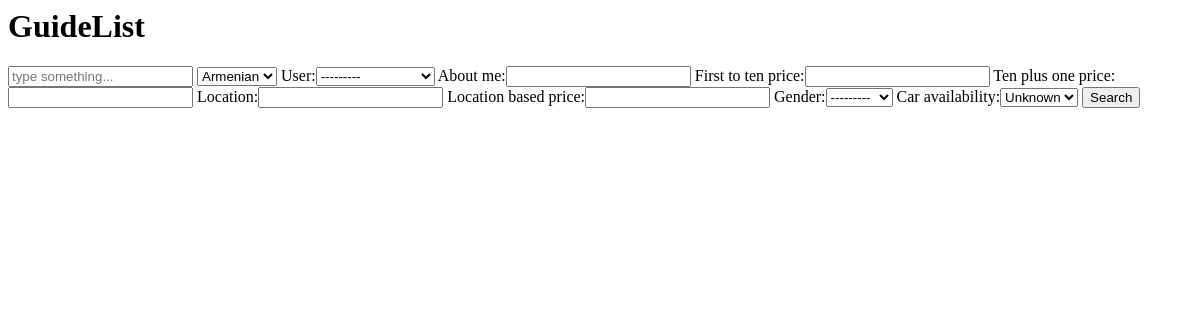
Before: /guide_list with the older database file.
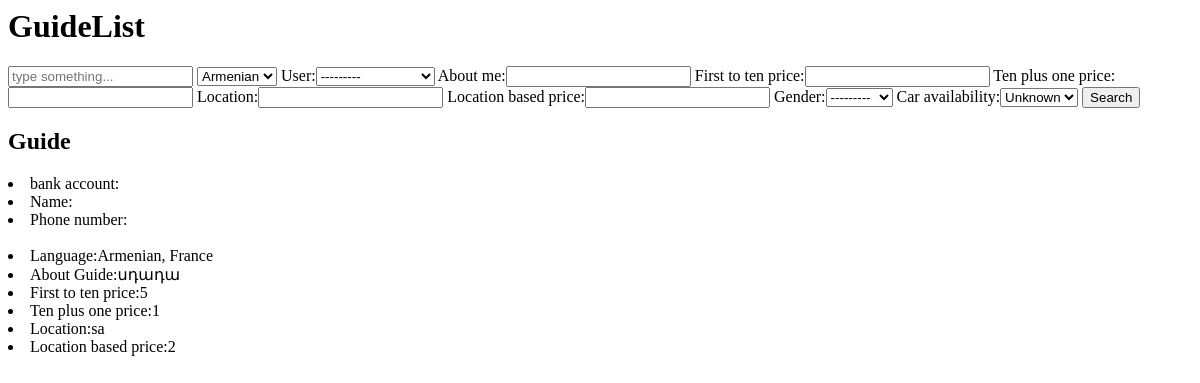
After: the same page with the newer database file.
### users/models.py (models this page shows)
class Guide(models.Model):
    user = models.OneToOneField(settings.AUTH_USER_MODEL,
                                on_delete=models.CASCADE, related_name='guide')
    language = MultiSelectField(_('language'), choices=LANGUAGES_CHOICES)
    about_me = models.CharField(max_length=255)
    first_to_ten_price = models.IntegerField()
    ten_plus_one_price = models.IntegerField()
    location = models.CharField(max_length=255)
    location_based_price = models.IntegerField()
    gender = models.IntegerField(choices=GENDER_CHOICES)
    age = models.IntegerField(choices=AGE_CHOICES)
    car_availability = models.BooleanField(default=False)

### users/views.py (the view)
# urls.py: path('guide_list', views.guide_list, name='guide_list'),
def guide_list(request):
    guides = Guide.objects.all()
    guide_filter = GuideFilter(request.GET, queryset=guides)
    guides = guide_filter.qs
    if request.method == 'GET':
        form = GuideLanguageForm(request.GET)
        if form.is_valid():
            language = form.cleaned_data['language']
    else:
        form = GuideLanguageForm()
    try:
        type(language)
    except:
        language = False
    name = func_valid_input('GuideSearch')
    if language:
        guides = guide_filter.qs.filter(language__contains=language)
    context = {'guides':guides, 'guide_filter':guide_filter, 'form':form}
    return render(request, 'users/guide_list.html', context)

### users/forms.py
class GuideLanguageForm(forms.Form):
    language = forms.ChoiceField(choices=LANGUAGES_CHOICES)

### users/models.py (called while the page is built)
    def __str__(self):
        return "{}".format(self.email)

### users/views.py (called while the page is built)
def func_valid_input(key):
    try:
        name = request.GET[key]
    except:
        name = False
    return name

### users/templates/users/guide_list.html (shortened to what this page needs)
<h1>GuideList</h1>
<div>
    <form method="GET">
      <input type="text" name="GuideSearch" placeholder="type something...">
      {{form.language}}
      {{ guide_filter.form }}
      <button type="submit" name="search">Search</button>
    </form>
</div>
{% for i in guides %}
<h2>Guide</h2>
<li>
	bank account: {{i.user.bank_account}}
</li>
<li>
	Name: {{i.user.name}}
</li>
<li>
	Phone number:{{i.user.phone_number}}
</li>
<li>
	Language:{{i.get_language_display}}
</li>
<li>
	About Guide:{{i.about_me}}
</li>
<li>
	First to ten price:{{i.first_to_ten_price}}
</li>
<li>
	Ten plus one price:{{i.ten_plus_one_price}}
</li>
<li>
	Location:{{i.location}}
</li>
<li>
	Location based price:{{i.location_based_price}}
</li>
{% endfor %}

Changed rows visible on the page:
added Guide: language "Armenian, France", about_me "սդադա", first_to_ten_price "5", ten_plus_one_price "1", location "sa", location_based_price "2"
